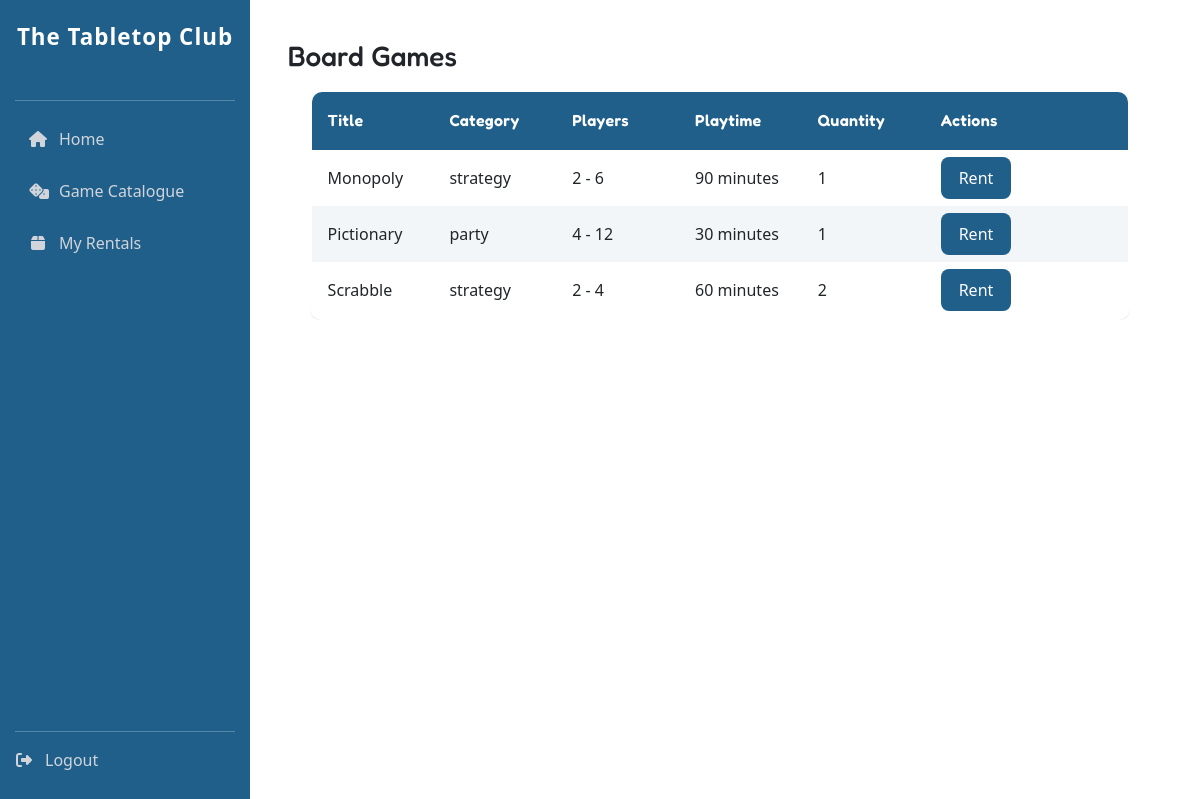
/game_catalogue/ (signed in), run on the app's committed database.
### tabletop_club_app/models.py (models this page shows, shortened)
class BoardGame(models.Model):
    class Category(models.TextChoices):
        STRATEGY = 'strategy', 'Strategy'
        PARTY = 'party', 'Party'
    title = models.CharField(max_length=100, unique=True,)
    category = models.CharField(max_length=20, choices=Category.choices)
    min_players = models.PositiveIntegerField(validators=[MinValueValidator(1)])
    max_players = models.PositiveIntegerField(validators=[MinValueValidator(1)])
    playtime_minutes = models.PositiveIntegerField(validators=[MinValueValidator(1)])
    quantity = models.PositiveIntegerField(default=1, validators=[MinValueValidator(1)])
    class Meta:
        ordering = ['title']

### tabletop_club_app/views.py (the view)
# urls.py: path('game_catalogue/', views.game_catalogue, name='game_catalogue'),
@login_required
def game_catalogue(request):
    game_list = BoardGame.objects.all().order_by('title')
    return render(request, 'game_catalogue.html', {'games': game_list})

### tabletop_club_app/templates/game_catalogue.html (shortened to what this page needs)
{% extends 'base.html' %}
{% block content %}
<div class="container">
        <div class="board-games">
            <div class="game_header_table d-flex justify-content-between align-items-center flex-wrap gap-2 mb-3">
                <h3 class="mb-0">Board Games</h3>
            </div>
    {% if games %}
        <div class="game_body_table">
            <table class="table-pa align-middle">
                <thead>
                    <tr>
                        <th>Title</th>
                        <th>Category</th>
                        <th>Players</th>
                        <th>Playtime</th>
                        <th>Quantity</th>
                        <th>Actions</th>
                    </tr>
                </thead>
                <tbody>
                    {% for game in games %}
                        <tr>
                            <td>{{ game.title }}</td>
                            <td>{{ game.category }}</td>
                            <td>{{ game.min_players }} - {{ game.max_players }}</td>
                            <td>{{ game.playtime_minutes }} minutes</td>
                            <td>{{ game.quantity }}</td>
                            <td>
                            {% if user.is_staff %}
                                <a href="{% url 'edit_board_game' game.pk %}" class="btn-primary">Edit</a>
                                <a href="{% url 'delete_board_game' game.pk %}" class="btn-secondary">Delete</a>
                            {% else %}
                            <a href="#" class="btn-primary">Rent</a>
                            {% endif %}
                            </td>
                        </tr>
                    {% endfor %}
                    </tbody>
                </table>
            </div>
        {% else %}
            <p class="text-muted mb-0">No games found.</p>
        {% endif %}
        </div>
    </div>
{% endblock %}

### tabletop_club_app/static/stylesheet.css (style rules this page uses)
:root { --bg: #F6F3EA; --card: #FFFFFF; --primary: #1F5F8A; --secondary: #6BAED6; --success: #2E8B57; --success-secondary: #246C44; --danger: #E63946; --danger-secondary: #C52834; --danger-bg: #ffe5e5; --text: #2B2B2B; --shadow: 0 6px 12px rgba(0,0,0,0.12); }
body { font-family: "Inter", sans-serif; color: var(--text); background: var(--bg); }
h1, h2, h3, h4, h5 { font-family: "Fredoka", sans-serif; font-size: 1.8rem; font-weight: 600; }
.btn-primary { background: var(--primary); color: white; border: none; padding: 10px 18px; border-radius: 8px; font-weight: 500; text-decoration: none; }
table { width: 100%; border-collapse: collapse; background-color: var(--card); color: var(--text-main); border: 2px solid var(--primary); border-radius: 12px; overflow: hidden; box-shadow: var(--shadow); }
th, td { padding: 1rem; text-align: left; vertical-align: middle; }
td { min-height: 36px; }
thead { background-color: var(--primary); position: sticky; top: 0; z-index: 1; }
thead th { color: #ffffff; font-family: "Fredoka", sans-serif; font-weight: 600; letter-spacing: 0.02em; border-bottom: 2px solid var(--primary); }
tbody tr:nth-child(even) { background-color: rgba(42, 111, 151, 0.06); }
tbody tr:last-child { border-bottom: none; }
.game_body_table, .member_body_table, .rental_body_table { width: 95%; background-color: var(--card); border-radius: .6rem; margin: .8rem auto; overflow: auto; max-height: 60vh; }
.game_body_table table, .member_body.table, .rental_body_table table { min-width: 700px; width: 100%; }
.game_body_table th, .game_body_table td, .member_body_table th, .member_body_table td, .rental_body_table th, .rental_body_table td { min-width: 120px; white-space: nowrap; }
.game_body_table th:last-child, .game_body_table td:last-child, .member_body_table th:last-child, .member_body_table td:last-child, .rental_body_table th:last-child, .rental_body_table td:last-child { min-width: 200px; }

### data on the page
BoardGame: title "Monopoly", category "strategy", min_players "2", max_players "6", playtime_minutes "90", quantity "1"
BoardGame: title "Pictionary", category "party", min_players "4", max_players "12", playtime_minutes "30", quantity "1"
BoardGame: title "Scrabble", category "strategy", min_players "2", max_players "4", playtime_minutes "60", quantity "2"
